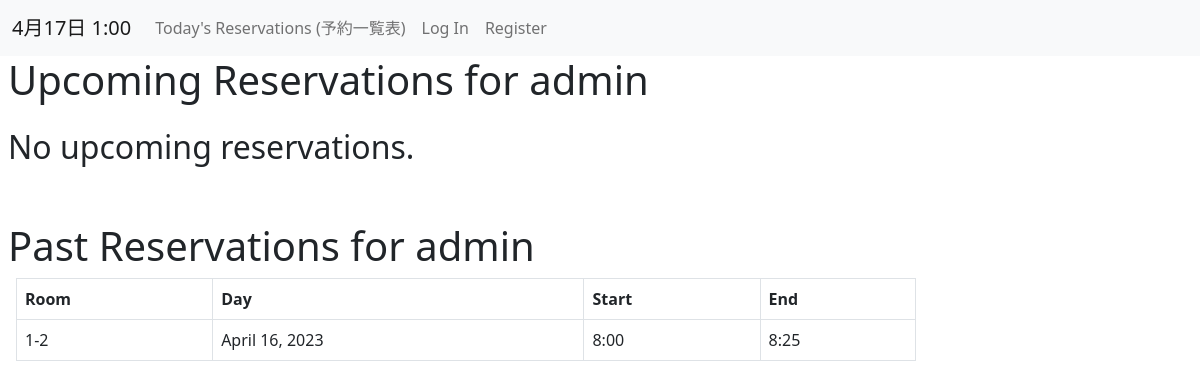
Screenshot of /user/admin with the database file from the repository.
### final/models.py (models this page shows, shortened)
class User(AbstractUser):
    pass

class Reservation(models.Model):
    user = models.ForeignKey(User, on_delete=models.CASCADE, related_name="reservations", default=None)
    date = models.DateField()
    room = models.ForeignKey(Room, on_delete=models.CASCADE, related_name="reservations", default=None)
    start = models.DateTimeField()
    end = models.DateTimeField()

class Room(models.Model):
    id = models.IntegerField(primary_key=True)
    name = models.CharField(max_length=64)

### final/views.py (the view, shortened to what this page needs)
# urls.py: path("user/<str:user>", views.user_rvs, name="user_rvs"),
def user_rvs(request, user):
    if request.user.username != user:
        reservations = Reservation.objects.filter(user=User.objects.get(username=user))
    else:
        reservations = Reservation.objects.filter(user=request.user)
    reservations_p = []
    reservations_u = []
    for reservation in reservations:
        rv = datetime.datetime(year=reservation.date.year,month=reservation.date.month,day=reservation.date.day,hour=reservation.start.hour,minute=reservation.start.minute)
        if rv >= datetime.datetime.now():
            reservations_u.append(reservation)
        else:
            reservations_p.append(reservation)
    return render(request, 'final/user_rvs.html', {
        'reserver': user,
        'reservations_p': reservations_p,
        'reservations_u': reservations_u
    })

### final/templates/final/user_rvs.html (shortened to what this page needs)
{% extends 'final/layout.html' %}
{% block body %}
<div class="mx-2">
    <h1>Upcoming Reservations for <span id="user">{{ reserver }}</span></h1>
            {% for reservation in reservations_u reversed %}
                <tr>
                    {% csrf_token %}
                    <td class="rv{{forloop.counter}}" data-room="{{reservation.room.name}}">{{ reservation.room.name }}</td>
                    <td class="rv{{forloop.counter}}" data-date="{{reservation.date|date:'Y-m-d'}}">{{ reservation.date }}</td>
                    <td class="rv{{forloop.counter}}" data-start="{{ reservation.start|time:'G:i' }}">{{ reservation.start|time:"G:i" }}</td>
                    <td class="rv{{forloop.counter}}" data-end="{{ reservation.end|time:'G:i' }}">{{ reservation.end|time:"G:i" }}</td>
                    {% if user.is_authenticated and reserver == request.user.username %}
                        <td><a class="delete_rv" data-rv="{{forloop.counter}}">Delete</a></td>
                    {% endif %}
                </tr>
            {% empty %}
    <h2>No upcoming reservations.</h2>
    <br>
            {% endfor %}
    <br>
    <h1>Past Reservations for {{ reserver }}</h1>
    <table class="table table-bordered table-hover mx-2">
        {% if reservations_p %}
        <thead>
            <th>Room</th>
            <th>Day</th>
            <th>Start</th>
            <th>End</th>
        </thead>
        {% endif %}
        <tbody>
            {% for reservation in reservations_p reversed %}
                <tr>
                    <td>{{ reservation.room.name }}</td>
                    <td>{{ reservation.date }}</td>
                    <td>{{ reservation.start|time:"G:i" }}</td>
                    <td>{{ reservation.end|time:"G:i" }}</td>
                </tr>
            {% empty %}
        </tbody>
    </table>
    <h2>No past reservations.</h2>
            {% endfor %}
        </tbody>
    </table>
</div>
{% endblock %}

### final/static/final/styles.css (style rules this page uses)
th { min-width: 50px; }
table { max-width: 75vw; }

### rows the page displays
User: username "admin"
Reservation: room.name "1-2", date "April 16, 2023", start "8:00", end "8:25"
